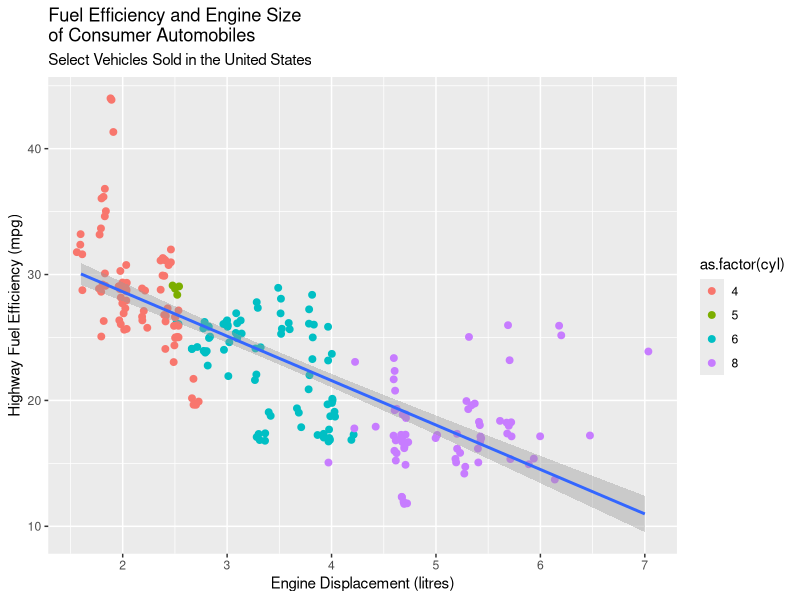
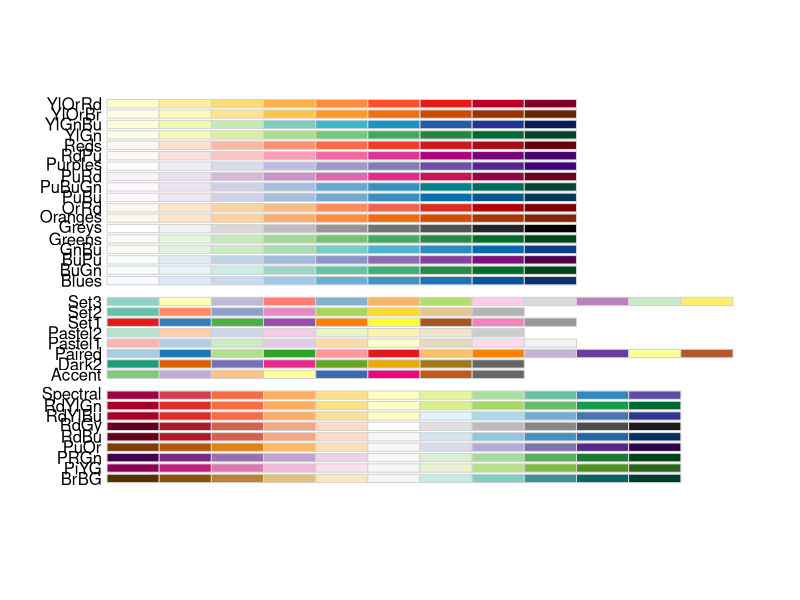
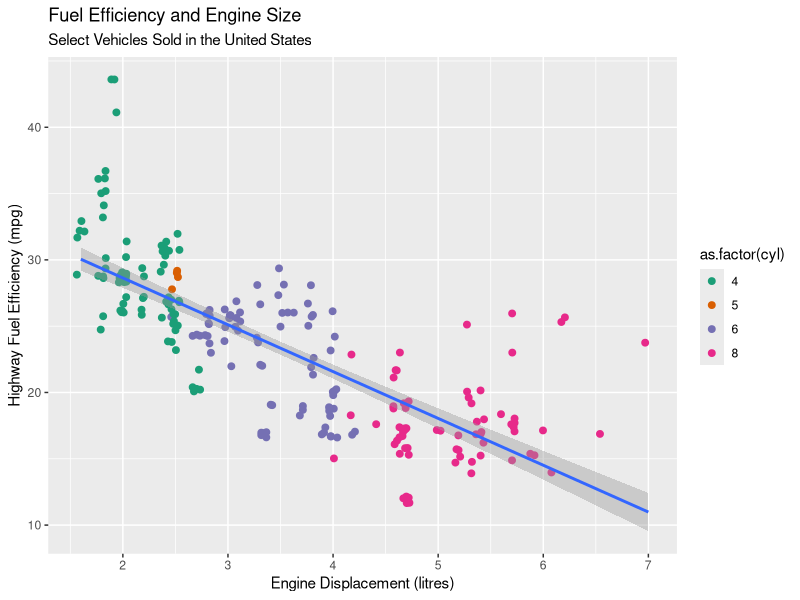
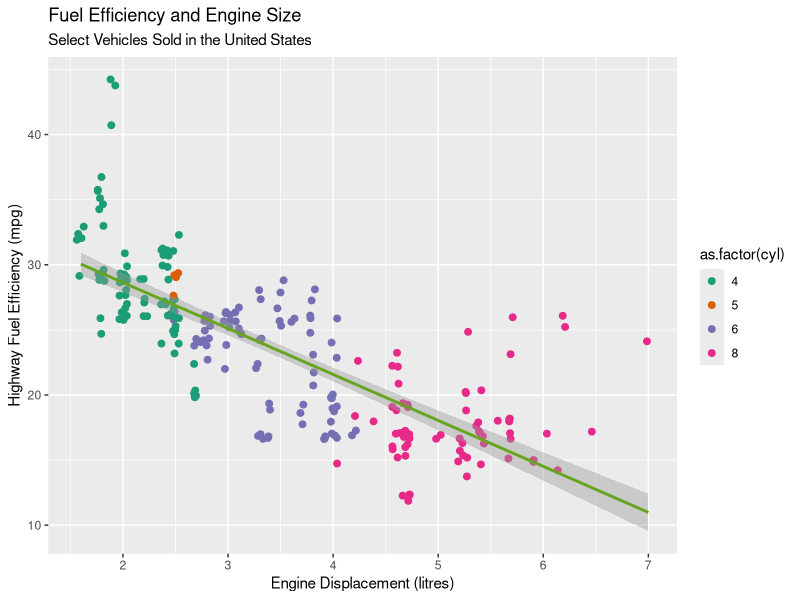
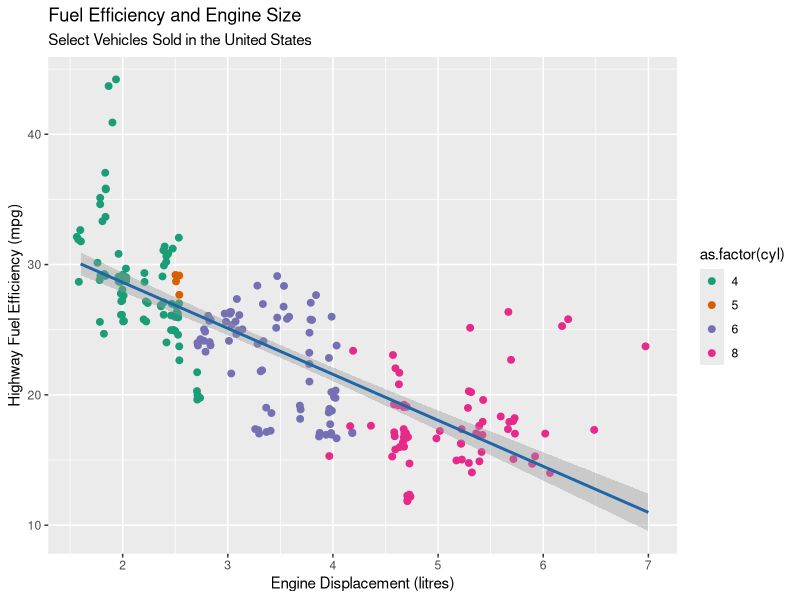
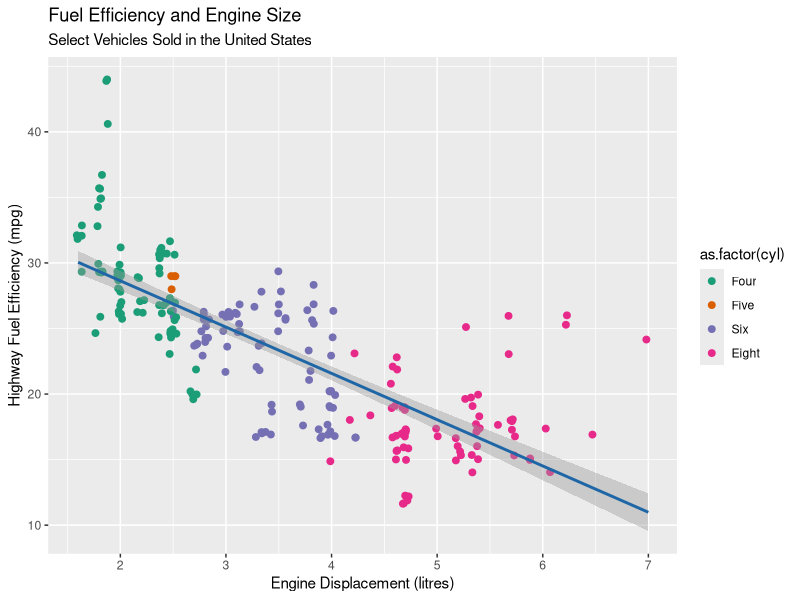
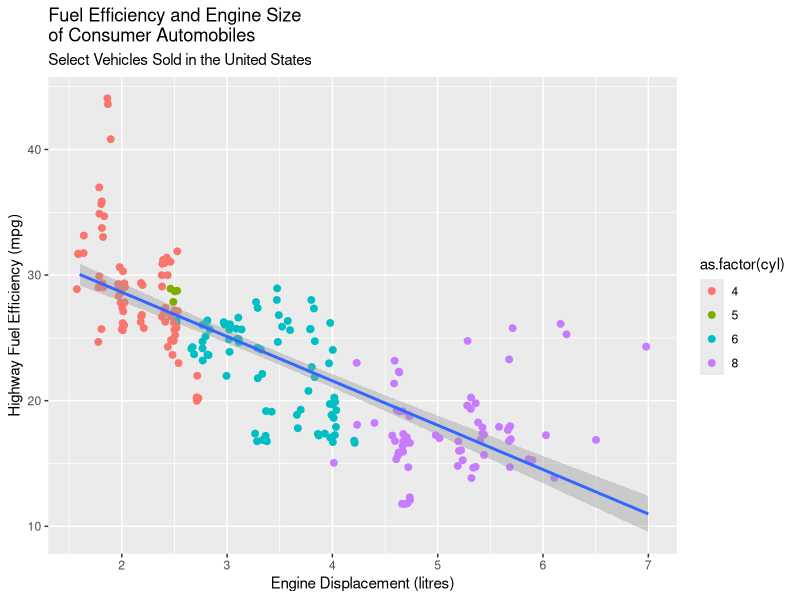
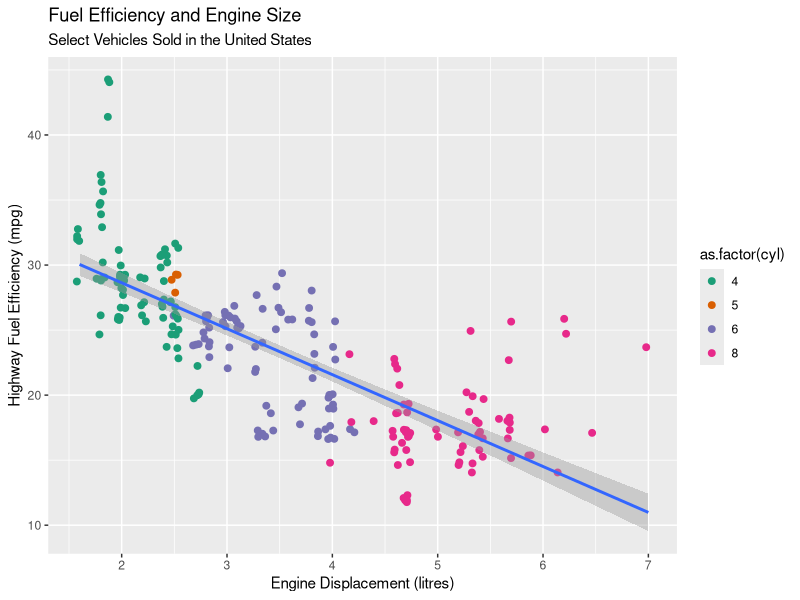

Write the R code that produced these figures, in order.
library(ggplot2)
library(RColorBrewer)

ggplot(data = mpg, mapping = aes(x = displ, y = hwy)) +
  geom_point(mapping = aes(color = as.factor(cyl)), size = 2, position = "jitter") +
  geom_smooth(method = "lm") +
  labs(
    title = "Fuel Efficiency and Engine Size \nof Consumer Automobiles",
    subtitle = "Select Vehicles Sold in the United States",
    x = "Engine Displacement (litres)",
    y = "Highway Fuel Efficiency (mpg)"
  )

ggsave("static/images/week-12-image01.png", width = 200, height = 150, units = "mm", dpi = 100)

display.brewer.all()
# saved manually 600 x800

ggplot(data = mpg, mapping = aes(x = displ, y = hwy)) +
  geom_point(mapping = aes(color = as.factor(cyl)), size = 2, position = "jitter") +
  geom_smooth(method = "lm") +
  labs(
    title = "Fuel Efficiency and Engine Size",
    subtitle = "Select Vehicles Sold in the United States",
    x = "Engine Displacement (litres)",
    y = "Highway Fuel Efficiency (mpg)"
  ) +
  scale_color_brewer(palette = "Dark2")

ggsave("static/images/week-12-image03.png", width = 200, height = 150, units = "mm", dpi = 100)

ggplot(data = mpg, mapping = aes(x = displ, y = hwy)) +
  geom_point(mapping = aes(color = as.factor(cyl)), size = 2, position = "jitter") +
  geom_smooth(method = "lm", color = "#66A61E") +
  labs(
    title = "Fuel Efficiency and Engine Size",
    subtitle = "Select Vehicles Sold in the United States",
    x = "Engine Displacement (litres)",
    y = "Highway Fuel Efficiency (mpg)"
  ) +
  scale_color_brewer(palette = "Dark2")

ggsave("static/images/week-12-image04.png", width = 200, height = 150, units = "mm", dpi = 100)

ggplot(data = mpg, mapping = aes(x = displ, y = hwy)) +
  geom_point(mapping = aes(color = as.factor(cyl)), size = 2, position = "jitter") +
  geom_smooth(method = "lm", color = "#1e66a6") +
  labs(
    title = "Fuel Efficiency and Engine Size",
    subtitle = "Select Vehicles Sold in the United States",
    x = "Engine Displacement (litres)",
    y = "Highway Fuel Efficiency (mpg)"
  ) +
  scale_color_brewer(palette = "Dark2")

ggsave("static/images/week-12-image05.png", width = 200, height = 150, units = "mm", dpi = 100)

ggplot(data = mpg, mapping = aes(x = displ, y = hwy)) +
  geom_point(mapping = aes(color = as.factor(cyl)), size = 2, position = "jitter") +
  geom_smooth(method = "lm", color = "#1e66a6") +
  labs(
    title = "Fuel Efficiency and Engine Size",
    subtitle = "Select Vehicles Sold in the United States",
    x = "Engine Displacement (litres)",
    y = "Highway Fuel Efficiency (mpg)"
  ) +
  scale_color_brewer(palette = "Dark2", labels = c("Four", "Five", "Six", "Eight"))

ggsave("static/images/week-12-image07.png", width = 200, height = 150, units = "mm", dpi = 100)
